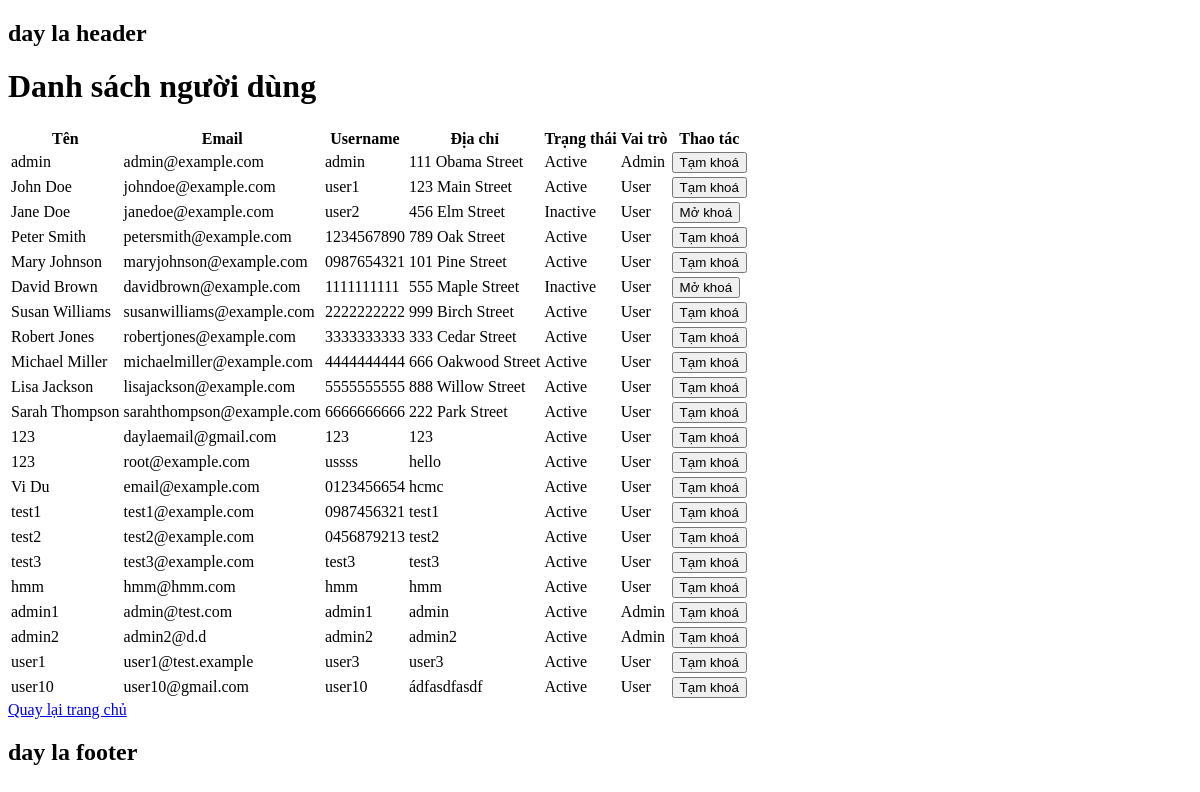
The page /user_management.php (signed in) on the database its author committed.
### tables this page shows
CREATE TABLE `users` (
  `id` int NOT NULL,
  `name` varchar(255) DEFAULT NULL,
  `email` varchar(255) NOT NULL,
  `username` varchar(20) NOT NULL,
  `address` varchar(255) NOT NULL,
  `password` varchar(255) NOT NULL,
  `is_active` tinyint(1) NOT NULL DEFAULT '1',
  `role_id` int NOT NULL DEFAULT '2'
);

### inc/init.php (called while the page is built, shortened)
<?php
spl_autoload_register(
    function ($className) {
        $fileName = strtolower($className) . ".php";
        $dirRoot = dirname(__DIR__);
    }
);

### classes/user.php (called while the page is built, shortened)
<?php
class User
{
    public static function getAllUserInfo($conn)
    {
        try {
            $sql = "select u.id, u.name, u.email, u.username, u.address, u.is_active, u.role_id from users u;";
            $stmt = $conn->prepare($sql);
            $stmt->setFetchMode(PDO::FETCH_ASSOC);
            if ($stmt->execute()) {
                $users = $stmt->fetchAll();
                return $users;
            }
        } catch (PDOException $e) {
            echo $e->getMessage();
            return null;
        }
    }
}

### user_management.php (the view, shortened to what this page needs)
<?
require "inc/init.php";
$conn = require "inc/db.php";
$users = User::getAllUserInfo($conn);
?>
<h1>Danh sách người dùng</h1>
<?php if (!empty($users)) : ?>
    <table>
        <thead>
            <tr>
                <th>Tên</th>
                <th>Email</th>
                <th>Username</th>
                <th>Địa chỉ</th>
                <th>Trạng thái</th>
                <th>Vai trò</th>
                <th>Thao tác</th>
            </tr>
        </thead>
        <tbody>
            <?php foreach ($users as $user) : ?>
                <tr>
                    <td><?php echo $user['name']; ?></td>
                    <td><?php echo $user['email']; ?></td>
                    <td><?php echo $user['username']; ?></td>
                    <td><?php echo $user['address']; ?></td>
                    <td><?php echo $user['is_active'] == 1 ? 'Active' : 'Inactive'; ?></td>
                    <td><?php echo $user['role_id'] == 1 ? 'Admin' : 'User'; ?></td>
                    <td>
                        <?php if ($user['is_active'] == false) : ?>
                            <button value="<?php echo $user['id']; ?>" name="id" id="btnActive">Mở khoá</button>
                        <?php else : ?>
                            <button value="<?php echo $user['id']; ?>" name="id" id="btnDeactive">Tạm khoá</button>
                        <?php endif; ?>
                    </td>
                </tr>
            <?php endforeach; ?>
        </tbody>
    </table>
<?php else : ?>
    <p>Không tìm thấy kết quả phù hợp</p>
<?php endif; ?>
<a href="index.php">Quay lại trang chủ</a>

### css/style.css (style rules this page uses)
* { box-sizing: border-box; }

### rows shown on the page
users: name "admin", email "admin@example.com", username "admin", address "111 Obama Street", is_active "Active", shows "Admin", $user['id'] 1 (drawn)
users: name "John Doe", email "johndoe@example.com", username "user1", address "123 Main Street", is_active "Active", shows "User", $user['id'] 2 (drawn)
users: name "Jane Doe", email "janedoe@example.com", username "user2", address "456 Elm Street", is_active "Inactive", shows "User", $user['id'] 3 (drawn)
users: name "Peter Smith", email "petersmith@example.com", username "1234567890", address "789 Oak Street", is_active "Active", shows "User", $user['id'] 4 (drawn)
users: name "Mary Johnson", email "maryjohnson@example.com", username "0987654321", address "101 Pine Street", is_active "Active", shows "User", $user['id'] 5 (drawn)
users: name "David Brown", email "davidbrown@example.com", username "1111111111", address "555 Maple Street", is_active "Inactive", shows "User", $user['id'] 6 (drawn)
users: name "Susan Williams", email "susanwilliams@example.com", username "2222222222", address "999 Birch Street", is_active "Active", shows "User", $user['id'] 7 (drawn)
users: name "Robert Jones", email "robertjones@example.com", username "3333333333", address "333 Cedar Street", is_active "Active", shows "User", $user['id'] 8 (drawn)
users: name "Michael Miller", email "michaelmiller@example.com", username "4444444444", address "666 Oakwood Street", is_active "Active", shows "User", $user['id'] 9 (drawn)
users: name "Lisa Jackson", email "lisajackson@example.com", username "5555555555", address "888 Willow Street", is_active "Active", shows "User", $user['id'] 10 (drawn)
users: name "Sarah Thompson", email "sarahthompson@example.com", username "6666666666", address "222 Park Street", is_active "Active", shows "User", $user['id'] 11 (drawn)
users: name "123", email "daylaemail@gmail.com", username "123", address "123", is_active "Active", shows "User", $user['id'] 12 (drawn)
users: name "123", email "root@example.com", username "ussss", address "hello", is_active "Active", shows "User", $user['id'] 13 (drawn)
users: name "Vi Du", email "email@example.com", username "0123456654", address "hcmc", is_active "Active", shows "User", $user['id'] 15 (drawn)
users: name "test1", email "test1@example.com", username "0987456321", address "test1", is_active "Active", shows "User", $user['id'] 17 (drawn)
users: name "test2", email "test2@example.com", username "0456879213", address "test2", is_active "Active", shows "User", $user['id'] 18 (drawn)
users: name "test3", email "test3@example.com", username "test3", address "test3", is_active "Active", shows "User", $user['id'] 19 (drawn)
users: name "hmm", email "hmm@hmm.com", username "hmm", address "hmm", is_active "Active", shows "User", $user['id'] 35 (drawn)
users: name "admin1", email "admin@test.com", username "admin1", address "admin", is_active "Active", shows "Admin", $user['id'] 38 (drawn)
users: name "admin2", email "admin2@d.d", username "admin2", address "admin2", is_active "Active", shows "Admin", $user['id'] 39 (drawn)
users: name "user1", email "user1@test.example", username "user3", address "user3", is_active "Active", shows "User", $user['id'] 40 (drawn)
users: name "user10", email "user10@gmail.com", username "user10", address "ádfasdfasdf", is_active "Active", shows "User", $user['id'] 41 (drawn)
